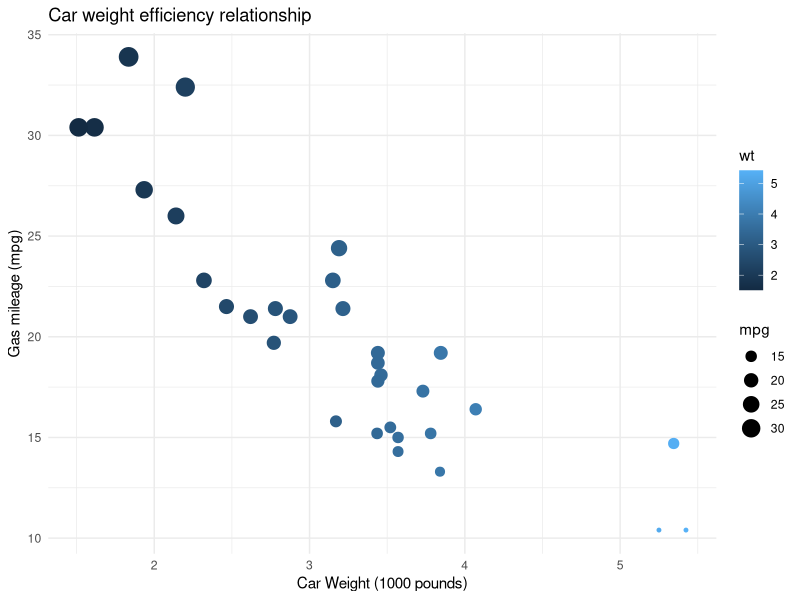

Generate this figure with R:
## ---- chunk 1
library(tidyverse)
## ---- chunk 2
# does 4 match 5

4 == 5
## ---- chunk 3
# does 4 match 4
4 == 4

## ---- chunk 4
# does 4 NOT match 5
4 != 5
## ---- chunk 5
# does 4 match "4"
# (loose equality operator, in js 4 === "4" is false, == is true)
4 == "4"
## ---- chunk 6
# with assigned variables

cat <- 10
dog <- 7

cat > dog
## ---- chunk 7
# is cat greater than or equal to dog?
cat >= dog
## ---- chunk 8
# Is dog greater than cat, OR is cat less than 20?

dog > cat | cat < 20
## ---- chunk 9
# is dog less than cat AND cat == 10

dog < cat & cat == 10
## ---- chunk 10
dog < cat & cat > 2 & 4 >= dog
## ---- chunk 11
ggplot(data = mtcars, aes(x = wt, y = mpg)) +
  geom_point(aes(size = mpg, color = wt)) +
  labs(x = "Car Weight (1000 pounds)", y = "Gas mileage (mpg)", title = "Car weight efficiency relationship") +
  theme_minimal()
